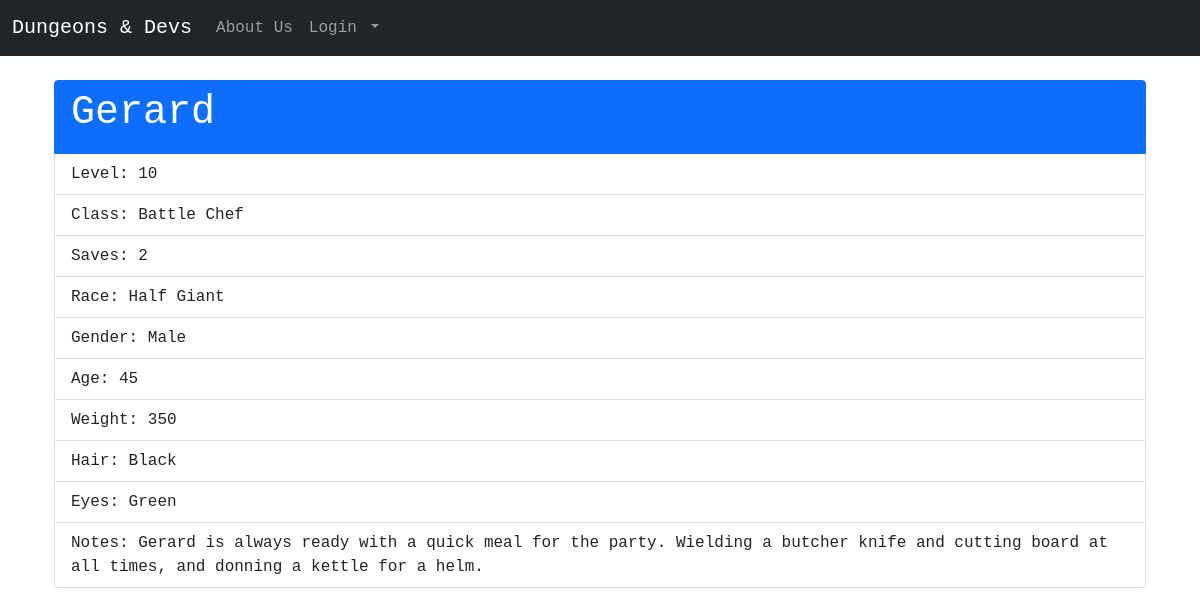
The page /1 on the database its author committed.
### dungeons_and_devs/models.py (models this page shows, shortened)
class Character(db.Model):#establishing TABLE DESIGN
    users = db.relationship(User)
    id = db.Column(db.Integer,primary_key=True)
    user_id = db.Column(db.Integer,db.ForeignKey('users.id'),nullable=False)#CONNECTS CHARACTER TO USER!!!!!!!
    name = db.Column(db.String(64),index=True,nullable=False)
    race = db.Column(db.String(64),index=True,nullable=False)
    gender = db.Column(db.String(25),index=True)
    level = db.Column(db.Integer,index=True)
    class_ = db.Column(db.String(25),index=True)
    age = db.Column(db.Integer,index=True)
    weight = db.Column(db.Integer,index=True)
    hair = db.Column(db.String(25),index=True)
    eyes = db.Column(db.String(25),index=True)
    saves = db.Column(db.Integer,index=True)
    notes = db.Column(db.String(255),index=True)

### dungeons_and_devs/users/views.py (the view)
@users.route("/<username>")
def user_characters(username):
    page = request.args.get('page', 1, type=int) #each pg refers to 1 character(this allows users to cycle through each character individually)
    user = User.query.filter_by(username=username).first_or_404()
    characters = Character.query.filter_by(owner=user).order_by(Character.name.asc()).paginate(page=page, per_page=5)#lists characters in ascneding order by name
    return render_template('user_characters.html', characters=characters, user=user)

### dungeons_and_devs/posts/views.py (called while the page is built)
@characters.route('/<int:character_id>')
def character(character_id):
    character = Character.query.get_or_404(character_id)
    return render_template('character.html',name=character.name,
                                           level=character.level,
                                           class_=character.class_,
                                           saves=character.saves,
                                           race=character.race,
                                           gender=character.gender,
                                           age=character.age,
                                           weight=character.weight,
                                           hair=character.hair,
                                           eyes=character.eyes,
                                           notes=character.notes)

### dungeons_and_devs/templates/character.html
{% extends "base.html" %}
{% block content %}
<br>
<div class="jumbotron container font-monospace">
  <ul class="list-group">
  <li class="list-group-item active" aria-current="true"><h1>{{name}}</h1></li>
  <li class="list-group-item">Level: {{level}}</li>
  <li class="list-group-item">Class: {{class_}}</li>
  <li class="list-group-item">Saves: {{saves}}</li>
  <li class="list-group-item">Race: {{race}}</li>
  <li class="list-group-item">Gender: {{gender}}</li>
  <li class="list-group-item">Age: {{age}}</li>
  <li class="list-group-item">Weight: {{weight}}</li>
  <li class="list-group-item">Hair: {{hair}}</li>
  <li class="list-group-item">Eyes: {{eyes}}</li>
  <li class="list-group-item">Notes: {{notes}}</li>
  </ul>
</div>
{% endblock %}

### dungeons_and_devs/templates/style.css (style rules this page uses)
body { background-color: rgb(191, 214, 255); }

### rows shown on the page
Character: name "Gerard", class_ "Battle Chef", race "Half Giant", gender "Male", weight "350", hair "Black", eyes "Green", notes "Gerard is always ready with a quick meal for the party. Wielding a butcher knife and cutting board at all times, and donning a kettle for a helm."

### other values the page prints
{{ level }} "10"
{{ saves }} "2"
{{ age }} "45"
